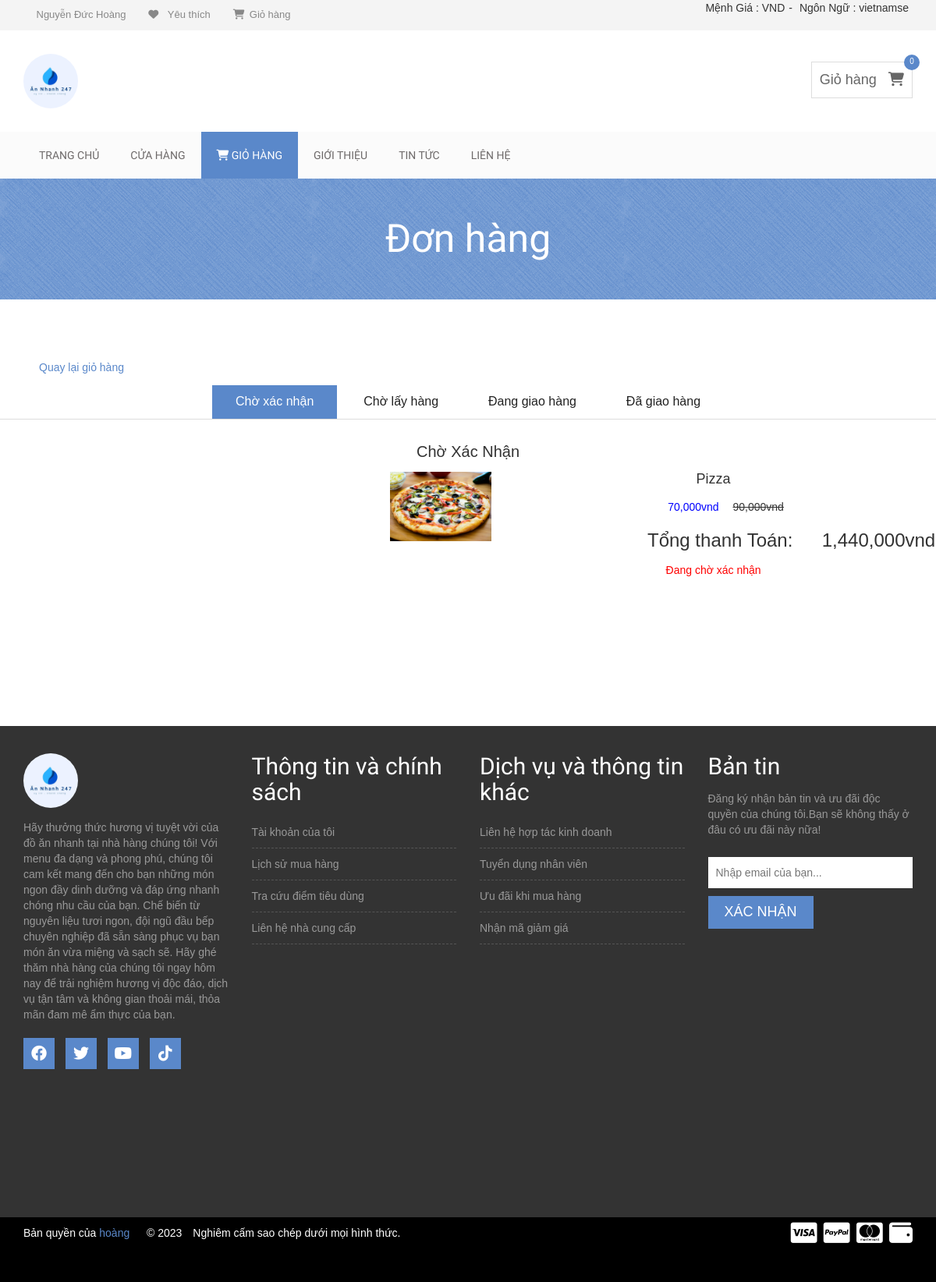
Screenshot of /client/index.php?controller=donhang&id=25 (signed in) with the database file from the repository.
### tables this page shows
CREATE TABLE `donhang` (
  `id` int(11) NOT NULL,
  `khachhang_id` int(11) NOT NULL,
  `hovaten` varchar(50) NOT NULL,
  `sodienthoai` varchar(11) DEFAULT NULL,
  `email` varchar(50) NOT NULL,
  `tinh_thanh` varchar(50) NOT NULL,
  `diachichitiet` varchar(500) NOT NULL,
  `tongtien` decimal(15,2) DEFAULT NULL,
  `trangthai` int(1) DEFAULT NULL
);

CREATE TABLE `sanpham` (
  `id` int(11) NOT NULL,
  `nhacungcap_id` int(11) DEFAULT NULL,
  `danhmuc_id` int(11) DEFAULT NULL,
  `tensanpham` varchar(50) DEFAULT NULL,
  `anhsanpham` varchar(50) DEFAULT NULL,
  `giamoi` decimal(15,2) DEFAULT NULL,
  `giacu` decimal(15,2) DEFAULT NULL,
  `soluong` int(11) DEFAULT NULL,
  `mota` varchar(500) DEFAULT NULL,
  `nguyenlieu` varchar(500) NOT NULL,
  `ngaythemsanpham` timestamp NOT NULL DEFAULT current_timestamp()
);

### client/controller/C_donhang.php (called while the page is built)
<?php
$id = $_GET['id'];
$donhang = $db->get('donhang', array('khachhang_id' => $id));
$sanpham = $db->get('sanpham', array());
require './view/V_donhang.php';

### client/index.php (called while the page is built, shortened)
<?php
include 'model/m_database.php';
$db = new database();
if (isset($_GET['controller'])) {
    $controller = $_GET['controller'];
} else {
    $controller = 'trangchu';
}
 include 'controller/C_' . $controller . '.php';

### client/model/m_database.php (called while the page is built, shortened)
<?php
class database
{
    protected $conn = null;
    protected $host = 'localhost';
    protected $user = 'root';
    protected $pass = '';
    protected $dbname = 'do_an_nhanh';
    public function __construct()
    {
        $this->conn = new mysqli($this->host, $this->user, $this->pass, $this->dbname);
    }
    public function get($table, $condittion = array())
    {
        $sql = "SELECT * FROM $table";
        if (!empty($condittion)) {
            $sql .= " WHERE";
            foreach ($condittion as $key => $value) {
                $sql .= " $key = '$value' AND";
            }
            $sql = trim($sql, "AND");
        }
        $query = mysqli_query($this->conn, $sql);
        $ketqua = array();
        if ($query) {
            while ($row = mysqli_fetch_assoc($query)) {
                $ketqua[] = $row;
            }
        }
        return $ketqua;
    }
}

### client/view/V_donhang.php (the view, shortened to what this page needs)
<!DOCTYPE html>
<html lang="vi">
<head>
    <link rel="stylesheet" href="css/bootstrap.min.css">
    <link rel="stylesheet" href="css/font-awesome.min.css">
    <link rel="stylesheet" href="https://cdnjs.cloudflare.com/ajax/libs/font-awesome/6.3.0/css/all.min.css">
    <link rel="stylesheet" href="css/owl.carousel.css">
    <link rel="stylesheet" href="css/style.css">
    <link rel="stylesheet" href="css/responsive.css">
</head>
<body>
    <div class="header-area">
        <div class="container">
            <div class="row">
                <div class="col-md-8">
                    <div class="user-menu">
                        <ul>
                            <li>
                                <div class="dropdown">
                                    <div class="dropdown-toggle" data-toggle="dropdown">
                                        <?php
                                        if (isset($_SESSION['ss_client'])) {
                                            echo '<a style="text-decoration: none;" href="#">&ensp;' . $_SESSION['ss_client1'];
                                        }
                                        ?>
                                        </a>
                                    </div>
                                </div>
                            </li>
                            <li><a style="text-decoration: none;" href="#"><i class="fa fa-heart"></i>&ensp;Yêu
                                    thích</a></li>
                            <li><a style="text-decoration: none;" href="?controller=giohang"><i class="fa-sharp fa-solid fa-cart-shopping"></i>&ensp;Giỏ
                                    hàng</a></li>
                        </ul>
                    </div>
                </div>
                <div class="col-md-4">
                    <div class="header-right">
                        <ul class="list-unstyled list-inline">
                            <li>
                                <div><span class="key">Mệnh Giá : </span><span class="value">VND</span></div>
                            </li>-
                            <li class="dropdown dropdown-small">
                                <div><span class="key">Ngôn Ngữ : </span><span class="value">vietnamse</span></div>
                            </li>
                        </ul>
                    </div>
                </div>
            </div>
        </div>
    </div>
    <div class="site-branding-area">
        <div class="container">
            <div class="row">
                <div class="col-sm-6">
                    <div class="logo">
                        <h1><a href="#"><img style="width: 70px; border-radius: 50%;" src="img/logo_annhanh.jpg"></a></h1>
                    </div>
                </div>
                <?php if (isset($_SESSION['cart'])) {
                    $tongtien = 0;
                    foreach ($_SESSION['cart'] as $key => $value) {
                        $tongtien += $value['soluong'] * $value['giamoi'];
                        $sp = $_SESSION['cart'];
                        $sl = count($sp);
                    }
                } else {
                    $sl = 0;
                } ?>
                <div class="col-sm-6">
                    <div class="shopping-item">
                        <a href="?controller=giohang">Giỏ hàng<i class="fa fa-shopping-cart"></i> <span class="product-count"><?php echo  $sl ?></span></a>
                    </div>
                </div>
            </div>
        </div>
    </div>
    <div class="mainmenu-area">
        <div class="container">
            <div class="row">
                <div class="navbar-collapse collapse">
                    <ul class="nav navbar-nav">
                        <li><a href="?controller=trangchu">Trang chủ</a></li>
                        <li><a href="?controller=cuahang">Cửa hàng</a></li>
                        <li class="active"><a href="?controller=giohang"><i class="fa-sharp fa-solid fa-cart-shopping"></i>
                                Giỏ hàng</a></li>
                        <li><a href="#">Giới thiệu</a></li>
                        <li><a href="#">Tin tức</a></li>
                        <li><a href="https://www.facebook.com/profile.php?id=100020891342691">Liên
                                hệ</a></li>
                    </ul>
                </div>
            </div>
        </div>
    </div>
    <div class="product-big-title-area">
        <div class="container">
            <div class="row">
                <div class="col-md-12">
                    <div class="product-bit-title text-center">
                        <h2>Đơn hàng</h2>
                    </div>
                </div>
            </div>
        </div>
    </div>
    <div class="single-product-area">
        <h5 style="margin-left: 50px;">
            <a style=" text-decoration: none;" href="?controller=giohang">Quay lại giỏ
                hàng</a>
        </h5>
        <div role="tabpanel">
            <ul class="product-tab" role="tablist">
                <li role="presentation" class="active"><a href="#home" aria-controls="home" role="tab" data-toggle="tab">Chờ xác nhận</a></li>
                <li role="presentation"><a href="#profile" aria-controls="profile" role="tab" data-toggle="tab">Chờ lấy hàng</a></li>
                <li role="presentation"><a href="#danhgia" aria-controls="ttchitiet" role="tab" data-toggle="tab">Đang giao hàng</a></li>
                <li role="presentation"><a href="#dagiao" aria-controls="ttchitiet" role="tab" data-toggle="tab">Đã giao hàng</a></li>
            </ul>
            <div class="tab-content">
                <div role="tabpanel" class="tab-pane fade in active" id="home" style="text-align: center;">
                    <h2>Chờ Xác Nhận</h2>
                    <div style="margin-left: 500px;">
                        <?php
                        foreach ($donhang as $key => $value) { ?>
                            <div class="single-shop-product" style="display: flex;">
                                <div class="product-upper">
                                    <img style="width: 130px;" src="<?php echo $sanpham[0]['anhsanpham'] ?>" alt="anh">
                                </div>
                                <div>
                                    <h4><?php echo $sanpham[0]['tensanpham'] ?></h4>
                                    &emsp; &emsp;<ins style="text-decoration: none; color: blue;"><?php echo number_format($sanpham[0]['giamoi']) ?>vnd</ins> &emsp;<del><?php echo number_format($sanpham[0]['giacu']) ?>vnd</del><br><br>
                                    <h3 style="margin-left: 200px;">Tổng thanh Toán: &emsp; <?php echo number_format($donhang[0]['tongtien']) ?>vnd</h3>
                                        <?php
                                        if ($value['trangthai'] == 0) { ?>
                                    <p style="color: red;"><?php echo 'Đang chờ xác nhận' ?></p>
                                <?php } else { ?>
                                    <p style="color: green;"><?php echo 'Đã xác nhận' ?></p>
                                <?php } ?>
                                </div>
                            </div>
                        <?php } ?>
                    </div>
                </div>
            </div>
        </div>
    </div>
    <div class="footer-top-area">
        <div class="container">
            <div class="row">
                <div class="col-md-3 col-sm-6">
                    <div class="footer-about-us">
                        <h2><img style="width: 70px; border-radius: 50%;" src="img/logo_annhanh.jpg"></h2>
                        <p>
                            Hãy thưởng thức hương vị tuyệt vời của đồ ăn
                            nhanh tại nhà hàng chúng tôi! Với menu đa dạng
                            và phong phú, chúng tôi cam kết mang đến cho bạn
                            những món ngon đầy dinh dưỡng và đáp ứng nhanh
                            chóng nhu cầu của bạn.
                            Chế biến từ nguyên liệu tươi ngon, đội ngũ đầu
                            bếp chuyên nghiệp đã sẵn sàng phục vụ bạn món ăn
                            vừa miệng và sạch sẽ. Hãy ghé thăm nhà hàng của
                            chúng tôi ngay hôm nay để trải nghiệm hương vị
                            độc đáo,
                            dịch vụ tận tâm và không gian thoải mái, thỏa
                            mãn đam mê ẩm thực của bạn.</p>
                        <div class="footer-social">
                            <a href="https://www.facebook.com/profile.php?id=100020891342691" target="_blank"><i class="fa-brands fa-facebook"></i></a>
                            <a href="#" target="_blank"><i class="fa-brands fa-twitter"></i></a>
                            <a href="#" target="_blank"><i class="fa-brands fa-youtube"></i></a>
                            <a href="#" target="_blank"><i class="fa-brands fa-tiktok"></i></a>
                        </div>
                    </div>
                </div>
                <div class="col-md-3 col-sm-6">
                    <div class="footer-menu">
                        <h2 class="footer-wid-title">Thông tin và chính
                            sách
                        </h2>
                        <ul>
                            <li><a style="text-decoration: none;" href="V_profile.html">Tài khoản của tôi</a></li>
                            <li><a style="text-decoration: none;" href="#">Lịch
                                    sử mua hàng</a></li>
                            <li><a style="text-decoration: none;" href="#">Tra
                                    cứu điểm tiêu dùng</a></li>
                            <li><a style="text-decoration: none;" href="#">Liên
                                    hệ nhà cung cấp</a></li>
                        </ul>
                    </div>
                </div>
                <div class="col-md-3 col-sm-6">
                    <div class="footer-menu">
                        <h2 class="footer-wid-title">Dịch vụ và thông
                            tin
                            khác</h2>
                        <ul>
                            <li><a style="text-decoration: none;" href="#">Liên
                                    hệ hợp tác kinh doanh</a></li>
                            <li><a style="text-decoration: none;" href="#">Tuyển
                                    dụng nhân viên</a></li>
                            <li><a style="text-decoration: none;" href="#">Ưu
                                    đãi khi mua hàng</a></li>
                            <li><a style="text-decoration: none;" href="#">Nhận
                                    mã giảm giá</a></li>
                        </ul>
                    </div>
                </div>
                <div class="col-md-3 col-sm-6">
                    <div class="footer-newsletter">
                        <h2 class="footer-wid-title">Bản tin</h2>
                        <p>Đăng ký nhận bản tin và ưu đãi độc quyền của
                            chúng tôi.Bạn sẽ không thấy ở đâu có ưu đãi
                            này
                            nữa!</p>
                        <div class="newsletter-form">
                            <form action="#">
                                <input type="email" placeholder="Nhập email của bạn...">
                                <input type="submit" value="Xác nhận">
                            </form>
                        </div><br>
                    </div>
                </div>
            </div>
        </div>
    </div>
    <div class="footer-bottom-area">
        <div class="container">
            <div class="row">
                <div class="col-md-8">
                    <div class="copyright">
                        <p>Bản quyền của <a style="text-decoration: none;" href="https://www.facebook.com/profile.php?id=100020891342691">hoàng</a>
                            &emsp; &copy; 2023&emsp;Nghiêm
                            cấm sao chép dưới mọi hình thức.</p>
                    </div>
                </div>
                <div class="col-md-4">
                    <div class="footer-card-icon">
                        <i class="fa-brands fa-cc-visa"></i>
                        <i class="fa-brands fa-cc-paypal"></i>
                        <i class="fa-brands fa-cc-mastercard"></i>
                        <i class="fa-solid fa-wallet"></i>
                    </div>
                </div>
            </div>
        </div>
    </div>
</body>
</html>

### rows the page displays
donhang: sanpham.anhsanpham (picture), tongtien "1,440,000", trangthai "Đang chờ xác nhận"
sanpham: tensanpham "Pizza", giamoi "70,000", giacu "90,000"

### other values shown
$_SESSION['ss_client1'] "Nguyễn Đức Hoàng"
$sl "0"
